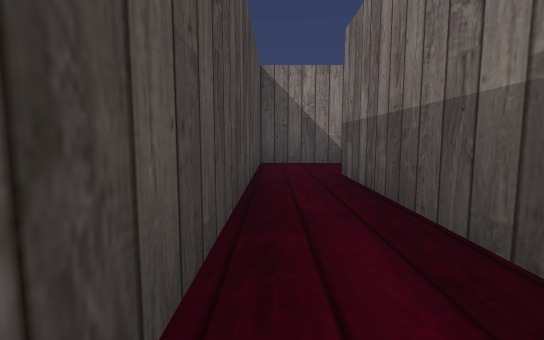
View 1 (above)

24 first-person views from a walk through a 3-D level made in the Godot game engine. The camera is 1.2 m above the floor, tilts 6° down and sees 85° across. The floor is counted in squares, 2 m on a side. Each view is taken from the middle of a square. On the plan, view 1 faces up. The plan holds only what a view shows up to about 9 squares ahead; the rest is blank. Some surface patterns are stand-ins.

View 2
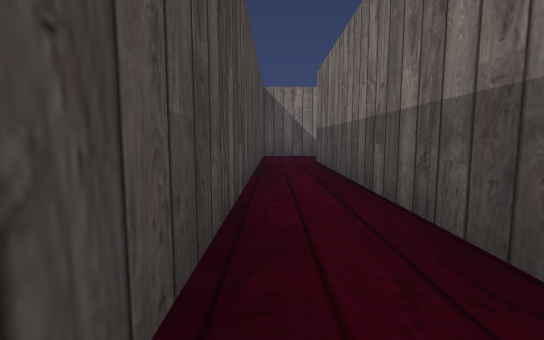

View 3
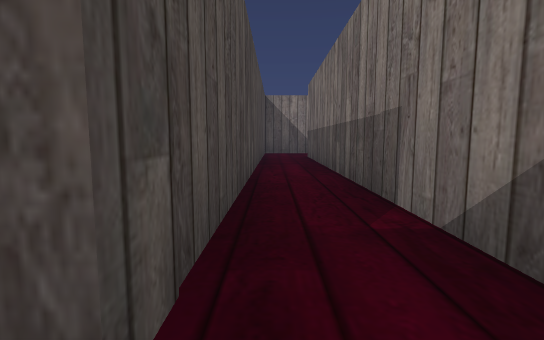

View 4
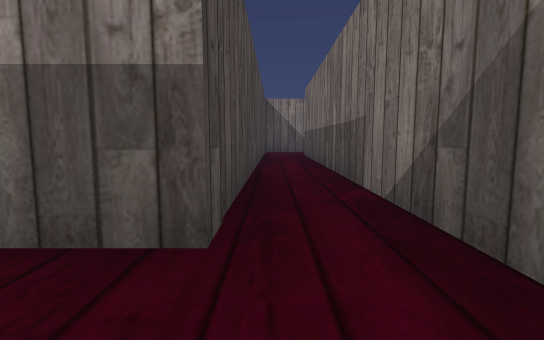

View 5
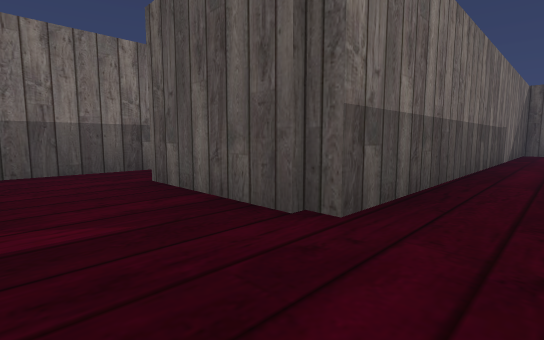

View 6
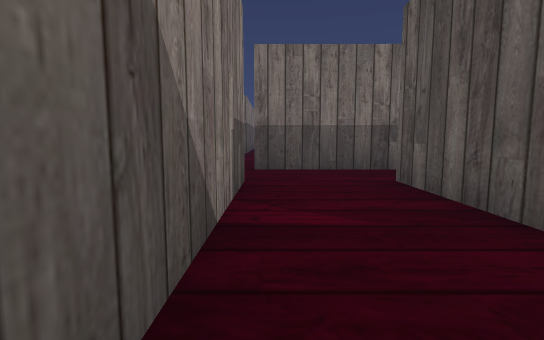

View 7
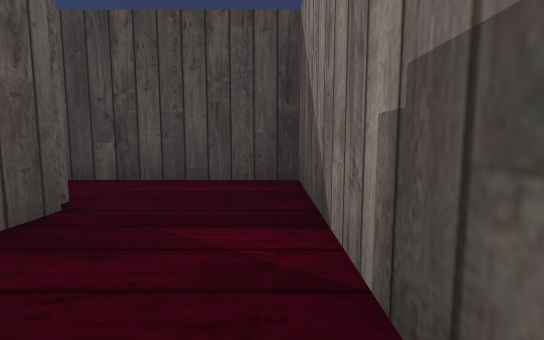

View 8
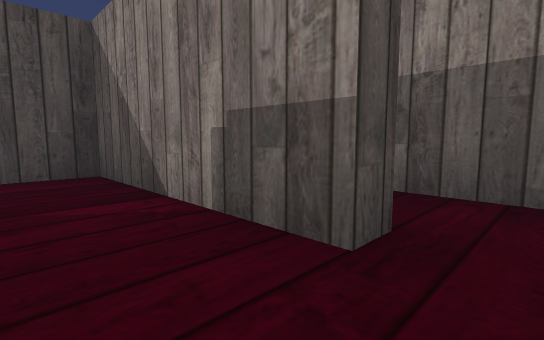

View 9
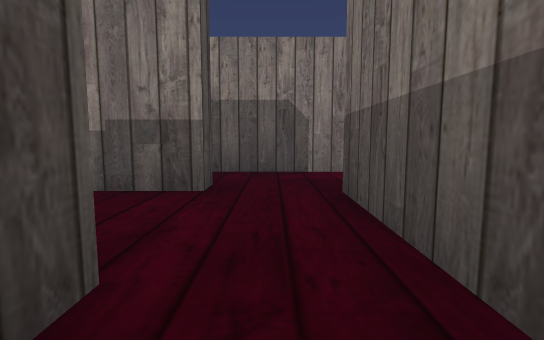

View 10
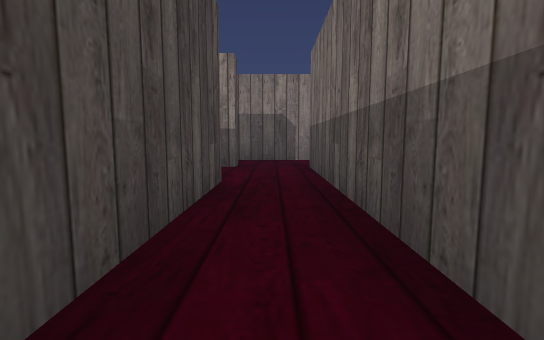

View 11
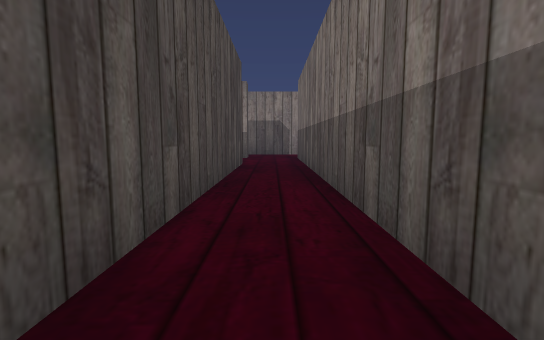

View 12
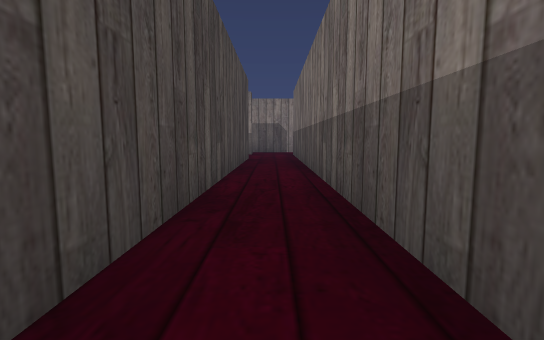

View 13
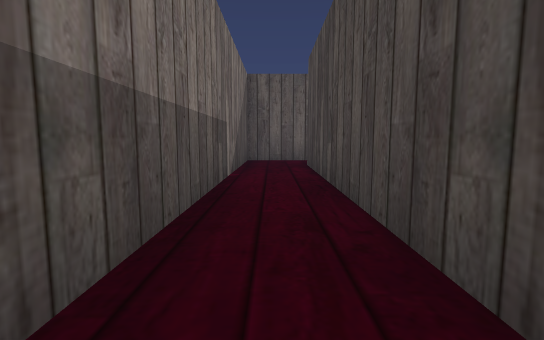

View 14
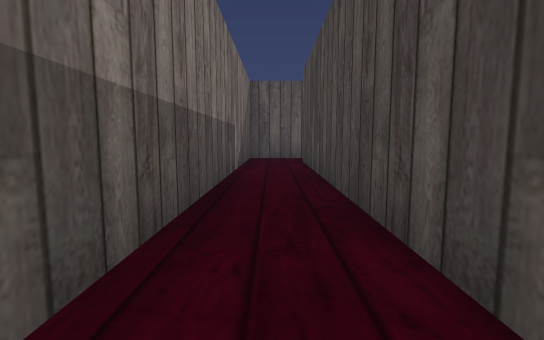

View 15
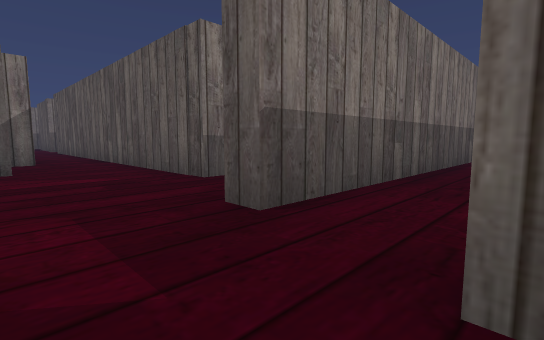

View 16
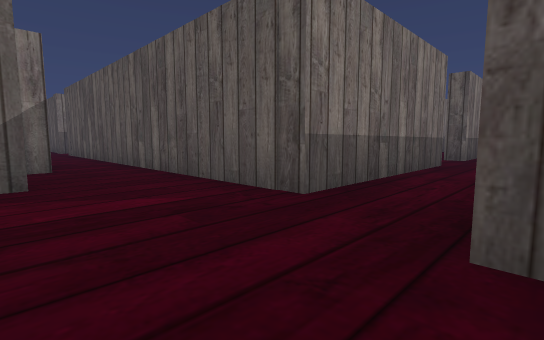

View 17
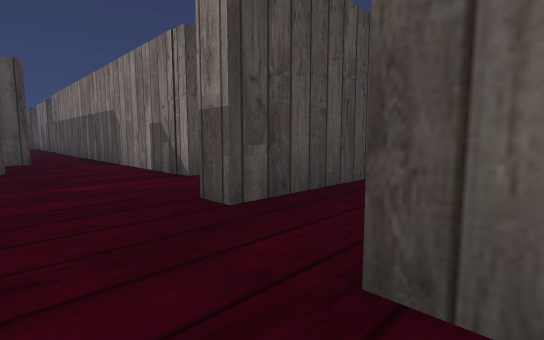

View 18
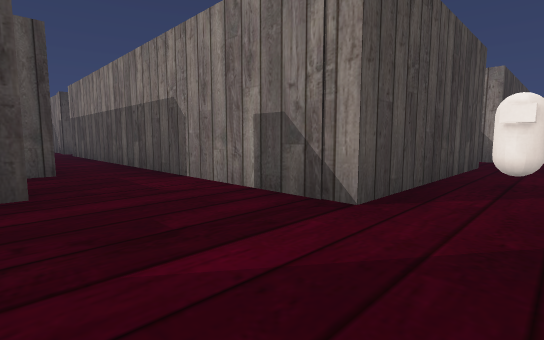

View 19
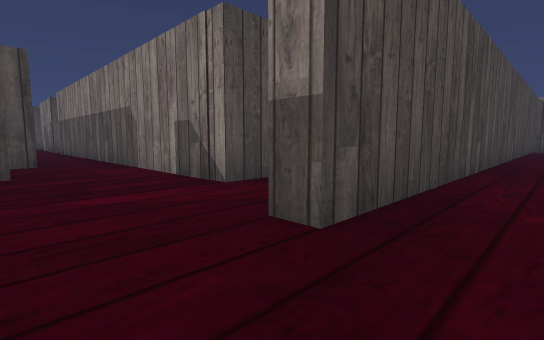

View 20
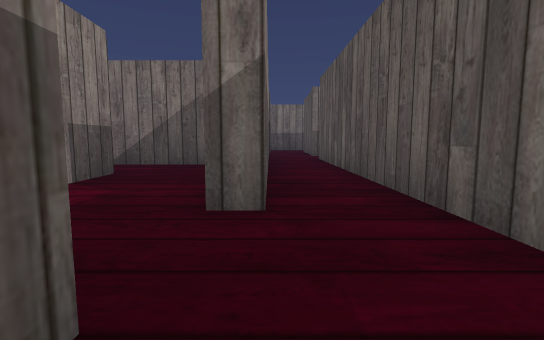

View 21
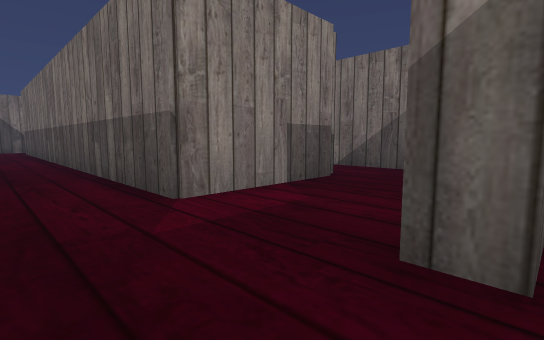

View 22
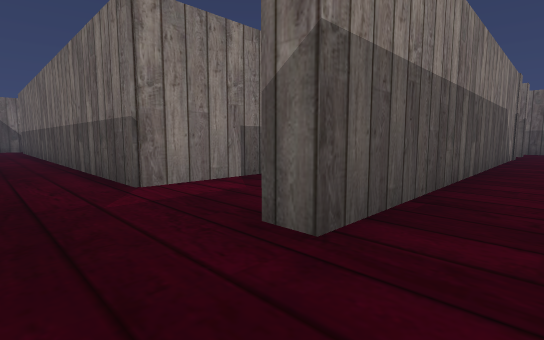

View 23
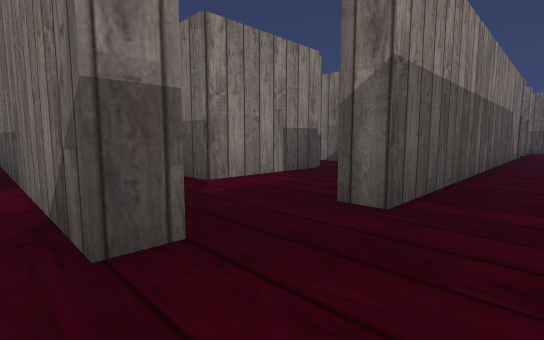

View 24
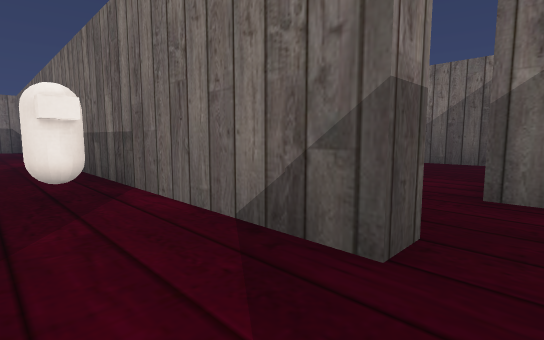

### Floor plan
Points are (right, up) in squares from view 1. A wall is a line through its corners. A room is listed if a view was taken in it or the views show most of it. See-through windows are left out.
Room 1 (views 1, 2, 5, 6, 7, 8, 16)
walls: (1.5, 5.2) (4.3, 5.2); (5.8, 5.6) (5.8, 7.3) (6.4, 7.3); (4.3, 7.9) (4.3, 7.4) (-0.3, 7.4) (-0.4, -4.4); (1.1, -4.9) (1.2, 5.1) (1.6, 5); (6.5, 9.4) (5.5, 9.4)
ways out: opening at (0, -5) to room 2; opening at (5, 5) to room 3; opening at (5, 8) to room 4; opening at (6, 8.5) to room 6
Room 2 (views 3, 4)
walls: (-0.4, -4.4) (-1.5, -4.4)
ways out: opening at (0, -5) to room 1
Room 3 (views 9, 10, 11, 12, 13, 14)
walls: (4, -8.4) (5.7, -8.4) (5.8, 5.6); (4.3, 5.2) (4.2, -6.8)
ways out: opening at (5, 5) to room 1
Room 4 (view 15)
walls: (5.5, 9.4) (-0.5, 9.4)
ways out: opening at (5, 8) to room 1
Room 5 (view 17)
walls: (22.1, 8.1) (12.5, 8.1); (12.5, 6.5) (18.9, 6.6)
ways out: opening at (13, 7) to room 7
Room 6 (views 18, 20, 21, 22, 23, 24)
walls: (10.9, 8.6) (10.4, 8.6) (10.4, 15.4); (8.7, 14.4) (8.7, 9.4) (6.5, 9.4); (8, 1.5) (8, 6.5) (11.5, 6.5); (8, -1.9) (8, -0.3)
ways out: opening at (6, 8.5) to room 1; opening at (11, 7.5) to room 7; opening at (8, 0.5); opening at (9, 15.5)
objects: other object (10, 12)
Room 7 (view 19)
walls: (15.1, 10.7) (12.4, 10.7) (12.4, 19.4); (10.9, 18.6) (10.9, 8.6); (12.5, 8.1) (12.5, 8.7); (17, 9.3) (17, 12); (11.5, 6.5) (12.5, 6.5)
ways out: opening at (13, 7) to room 5; opening at (11, 7.5) to room 6

Positions as (right, up) in squares from view 1, and headings:
1: (0, 0), facing up
2: (0, -3), facing up
3: (0, -5), facing up
4: (0, -6), facing up
5: (0, 7), facing down-right
6: (0, 7), facing right
7: (4, 7), facing left
8: (5, 6), facing up-left
9: (5, 4), facing up
10: (5, 1), facing up
11: (5, -2), facing up
12: (5, -4), facing up
13: (5, 0), facing down
14: (5, 1), facing down
15: (4, 9), facing down-right
16: (6, 9), facing down-right
17: (13, 7), facing up-left
18: (10, 7), facing up-left
19: (12, 7), facing up-left
20: (10, 8), facing right
21: (11, 8), facing up-right
22: (11, 7), facing up-right
23: (10, 7), facing up-right
24: (9, 8), facing up-right
